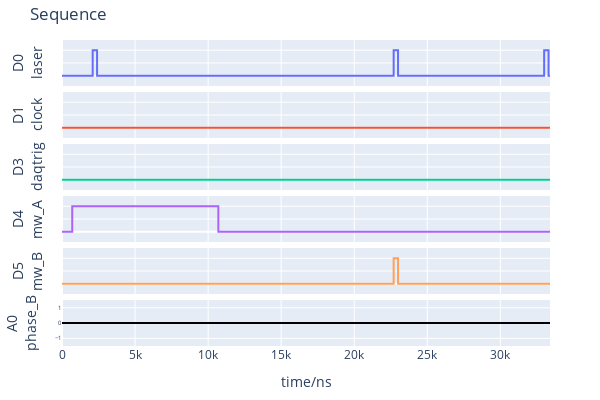

The notebook cell this image was saved under:
### Code cell
seq_tbased = [
    ([], 100),
    (["laser"], 300),
    ([], 300),
    (["mw_A"], 10000),
    ([], 10000),
    (["mw_B", "laser"], 300),
    ([], 10000),
    (["laser"], 300),
    ([], 100),
] 

# seq_tbased = [
#             (["mw_A"], 10000), 
#             ([], 10000), 
#             ]
pg.setChOffset({"laser":0, "mw_A":-2000, "mw_B":0})
pg.seqTranslator(seq_tbased);
# pg.setTrigger()
# pg.stream(n_runs=1)
# # pg.startNow()
pg.plotSeq(plot_all=False)

### Figure 1 — Plotly figure (JSON) as saved in the notebook; plotly's stock layout.template omitted (floating-point values rounded to 4 significant figures)
{"data": [{"line": {"shape": "hv"}, "mode": "lines", "name": "D0", "type": "scatter", "x": [0, 2000, 2100, 2400, 2700, 12700, 22700, 23000, 33000, 33300, 33400], "xaxis": "x", "y": [0, 0, 1, 0, 0, 0, 1, 0, 1, 0, 0], "yaxis": "y"}, {"line": {"shape": "hv"}, "mode": "lines", "name": "D1", "type": "scatter", "x": [0, 33400], "xaxis": "x2", "y": [0, 0], "yaxis": "y2"}, {"line": {"shape": "hv"}, "mode": "lines", "name": "D3", "type": "scatter", "x": [0, 33400], "xaxis": "x3", "y": [0, 0], "yaxis": "y3"}, {"line": {"shape": "hv"}, "mode": "lines", "name": "D4", "type": "scatter", "x": [0, 100, 400, 700, 10700, 20700, 21000, 31000, 31300, 31400, 33400], "xaxis": "x4", "y": [0, 0, 0, 1, 0, 0, 0, 0, 0, 0, 0], "yaxis": "y4"}, {"line": {"shape": "hv"}, "mode": "lines", "name": "D5", "type": "scatter", "x": [0, 2000, 2100, 2400, 2700, 12700, 22700, 23000, 33000, 33300, 33400], "xaxis": "x5", "y": [0, 0, 0, 0, 0, 0, 1, 0, 0, 0, 0], "yaxis": "y5"}, {"line": {"color": "black", "shape": "hv"}, "mode": "lines", "name": "A0", "type": "scatter", "x": [0, 33400], "xaxis": "x6", "y": [0, 0], "yaxis": "y6"}], "layout": {"height": 400, "margin": {"b": 40, "l": 50, "r": 50, "t": 40}, "showlegend": false, "title": {"text": "Sequence"}, "width": 600, "xaxis": {"anchor": "y", "domain": [0, 1], "matches": "x6", "showticklabels": false}, "xaxis2": {"anchor": "y2", "domain": [0, 1], "matches": "x6", "showticklabels": false}, "xaxis3": {"anchor": "y3", "domain": [0, 1], "matches": "x6", "showticklabels": false}, "xaxis4": {"anchor": "y4", "domain": [0, 1], "matches": "x6", "showticklabels": false}, "xaxis5": {"anchor": "y5", "domain": [0, 1], "matches": "x6", "showticklabels": false}, "xaxis6": {"anchor": "y6", "domain": [0, 1], "title": {"text": "time/ns"}}, "yaxis": {"anchor": "x", "domain": [0.85, 1], "range": [-0.4, 1.4], "showticklabels": false, "title": {"text": "D0<br>laser"}}, "yaxis2": {"anchor": "x2", "domain": [0.68, 0.83], "range": [-0.4, 1.4], "showticklabels": false, "title": {"text": "D1<br>clock"}}, "yaxis3": {"anchor": "x3", "domain": [0.51, 0.66], "range": [-0.4, 1.4], "showticklabels": false, "title": {"text": "D3<br>daqtrig"}}, "yaxis4": {"anchor": "x4", "domain": [0.34, 0.49], "range": [-0.4, 1.4], "showticklabels": false, "title": {"text": "D4<br>mw_A"}}, "yaxis5": {"anchor": "x5", "domain": [0.17, 0.32], "range": [-0.4, 1.4], "showticklabels": false, "title": {"text": "D5<br>mw_B"}}, "yaxis6": {"anchor": "x6", "domain": [0, 0.15], "range": [-1.5, 1.5], "tickfont": {"size": 6}, "title": {"text": "A0<br>phase_B"}}}}
